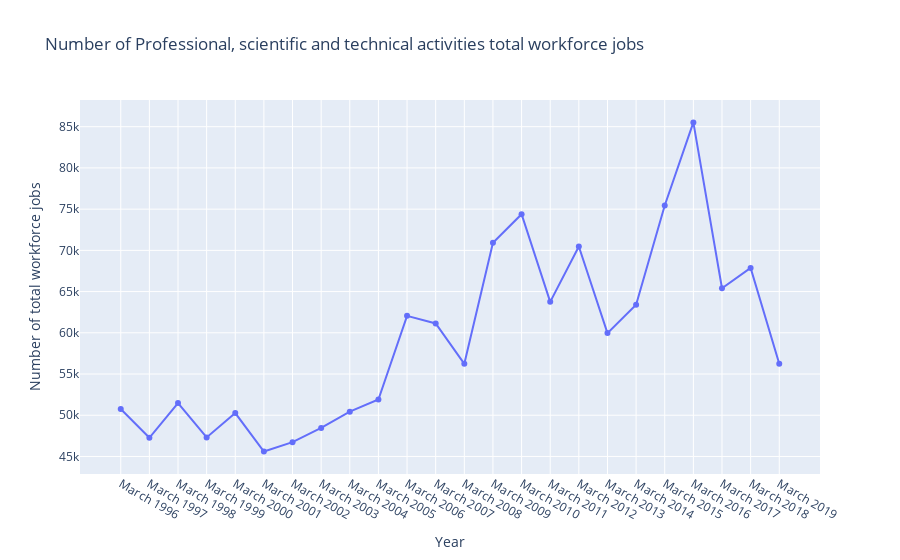

Notebook source saved alongside this figure:
### Code cell
# add a title and axis labels to our plot
 configure_plotly_browser_state() # this line needed to make plotly play nice with Colab
fig = go.Figure(
    data=go.Scatter(
        x=df["Date"], y=df["North East"], text=df["North East"], mode="lines+markers"
    ),
    layout=go.Layout(
        title="Number of Professional, scientific and technical activities total workforce jobs",
        xaxis_title="Year",
        yaxis_title="Number of total workforce jobs",
    ),
)
iplot(fig)

### Figure 1 — Plotly figure (JSON) as saved in the notebook; plotly's stock layout.template omitted (floating-point values rounded to 4 significant figures)
{"data": [{"mode": "lines+markers", "text": [50750, 47263, 51475, 47310, 50268, 45596, 46736, 48466, 50437, 51908, 62057, 61134, 56238, 70915, 74384, 63753, 70470, 59962, 63396, 75443, 85517, 65403, 67874, 56237], "x": ["March 1996", "March 1997", "March 1998", "March 1999", "March 2000", "March 2001", "March 2002", "March 2003", "March 2004", "March 2005", "March 2006", "March 2007", "March 2008", "March 2009", "March 2010", "March 2011", "March 2012", "March 2013", "March 2014", "March 2015", "March 2016", "March 2017", "March 2018", "March 2019"], "y": [50750, 47263, 51475, 47310, 50268, 45596, 46736, 48466, 50437, 51908, 62057, 61134, 56238, 70915, 74384, 63753, 70470, 59962, 63396, 75443, 85517, 65403, 67874, 56237], "type": "scatter"}], "layout": {"title": {"text": "Number of Professional, scientific and technical activities total workforce jobs"}, "xaxis": {"title": {"text": "Year"}}, "yaxis": {"title": {"text": "Number of total workforce jobs"}}}}
